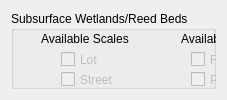
         <widget class="QWidget" name="page_15">
          <layout class="QGridLayout" name="gridLayout_15">
           <item row="0" column="0">
            <widget class="QGroupBox" name="WSUB_inputgroup">
             <property name="title">
              <string>Subsurface Wetlands/Reed Beds</string>
             </property>
             <widget class="QCheckBox" name="checkBox_106">
              <property name="enabled">
               <bool>false</bool>
              </property>
              <property name="geometry">
               <rect>
                <x>180</x>
                <y>40</y>
                <width>121</width>
                <height>17</height>
               </rect>
              </property>
              <property name="text">
               <string>Flow Control</string>
              </property>
             </widget>
             <widget class="QCheckBox" name="checkBox_107">
              <property name="enabled">
               <bool>false</bool>
              </property>
              <property name="geometry">
               <rect>
                <x>50</x>
                <y>40</y>
                <width>70</width>
                <height>17</height>
               </rect>
              </property>
              <property name="text">
               <string>Lot</string>
              </property>
             </widget>
             <widget class="QLabel" name="label_61">
              <property name="geometry">
               <rect>
                <x>170</x>
                <y>20</y>
                <width>141</width>
                <height>16</height>
               </rect>
              </property>
              <property name="text">
               <string>Available Applications</string>
              </property>
             </widget>
             <widget class="QCheckBox" name="checkBox_108">
              <property name="enabled">
               <bool>false</bool>
              </property>
              <property name="geometry">
               <rect>
                <x>50</x>
                <y>80</y>
                <width>101</width>
                <height>17</height>
               </rect>
              </property>
              <property name="text">
               <string>Neighbourhood</string>
              </property>
             </widget>
             <widget class="QCheckBox" name="checkBox_109">
              <property name="enabled">
               <bool>false</bool>
              </property>
              <property name="geometry">
               <rect>
                <x>180</x>
                <y>60</y>
                <width>131</width>
                <height>17</height>
               </rect>
              </property>
              <property name="text">
               <string>Pollution Control</string>
              </property>
             </widget>
             <widget class="QLabel" name="label_62">
              <property name="geometry">
               <rect>
                <x>360</x>
                <y>10</y>
                <width>101</width>
                <height>141</height>
               </rect>
              </property>
              <property name="text">
               <string/>
              </property>
              <property name="pixmap">
               <pixmap resource="C:/UrbanBEATSv1Dev/ub_modules/resources/dialogimg.qrc">:/techplacement/tech_reedbed.png</pixmap>
              </property>
             </widget>
             <widget class="QCheckBox" name="checkBox_110">
              <property name="enabled">
               <bool>false</bool>
              </property>
              <property name="geometry">
               <rect>
                <x>50</x>
                <y>60</y>
                <width>70</width>
                <height>17</height>
               </rect>
              </property>
              <property name="text">
               <string>Street</string>
              </property>
             </widget>
             <widget class="QLabel" name="label_63">
              <property name="geometry">
               <rect>
                <x>30</x>
                <y>20</y>
                <width>101</width>
                <height>16</height>
               </rect>
              </property>
              <property name="text">
               <string>Available Scales</string>
              </property>
             </widget>
             <widget class="QCheckBox" name="checkBox_111">
              <property name="enabled">
               <bool>false</bool>
              </property>
              <property name="geometry">
               <rect>
                <x>180</x>
                <y>80</y>
                <width>101</width>
                <height>17</height>
               </rect>
              </property>
              <property name="text">
               <string>Recycling</string>
              </property>
             </widget>
             <widget class="QCheckBox" name="checkBox_112">
              <property name="enabled">
               <bool>false</bool>
              </property>
              <property name="geometry">
               <rect>
                <x>50</x>
                <y>100</y>
                <width>101</width>
                <height>17</height>
               </rect>
              </property>
              <property name="text">
               <string>City-scale</string>
              </property>
             </widget>
            </widget>
           </item>
          </layout>
         </widget>
